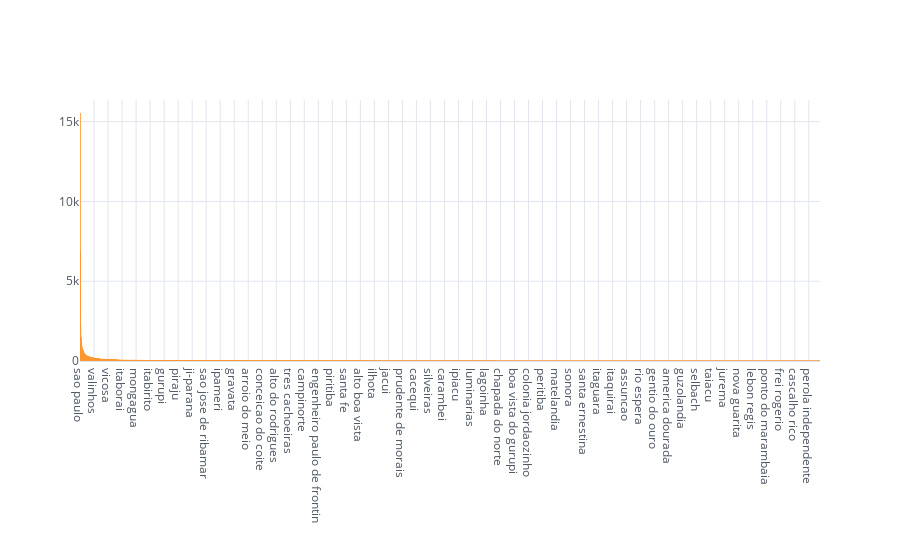

The cell this chart's notebook holds for it:
### Code cell
customers_location.iplot(kind='bar', theme='white')

### Figure 1 — Plotly figure (JSON) as saved in the notebook; plotly's stock layout.template omitted (floating-point values rounded to 4 significant figures; data arrays with more than 128 entries replaced by an {"elided": "..."} marker saying what was removed)
{"data": [{"marker": {"color": "rgba(255, 153, 51, 0.6)", "line": {"color": "rgba(255, 153, 51, 1.0)", "width": 1}}, "name": "customer_id", "orientation": "v", "text": "", "type": "bar", "x": {"elided": "4119 str values"}, "y": {"elided": "4119 int values"}}], "layout": {"legend": {"bgcolor": "#FFFFFF", "font": {"color": "#4D5663"}}, "paper_bgcolor": "#FFFFFF", "plot_bgcolor": "#FFFFFF", "title": {"font": {"color": "#4D5663"}}, "xaxis": {"gridcolor": "#E1E5ED", "showgrid": true, "tickfont": {"color": "#4D5663"}, "title": {"font": {"color": "#4D5663"}, "text": ""}, "zerolinecolor": "#E1E5ED"}, "yaxis": {"gridcolor": "#E1E5ED", "showgrid": true, "tickfont": {"color": "#4D5663"}, "title": {"font": {"color": "#4D5663"}, "text": ""}, "zerolinecolor": "#E1E5ED"}}}
